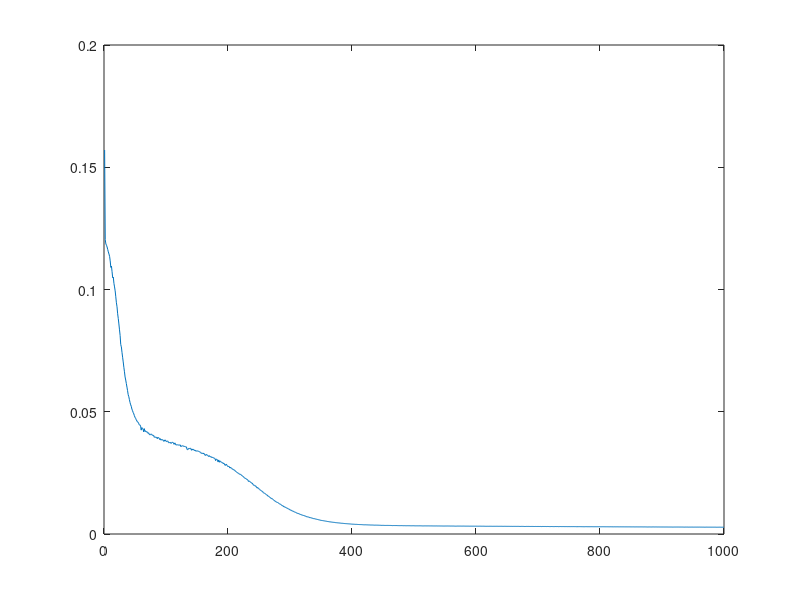
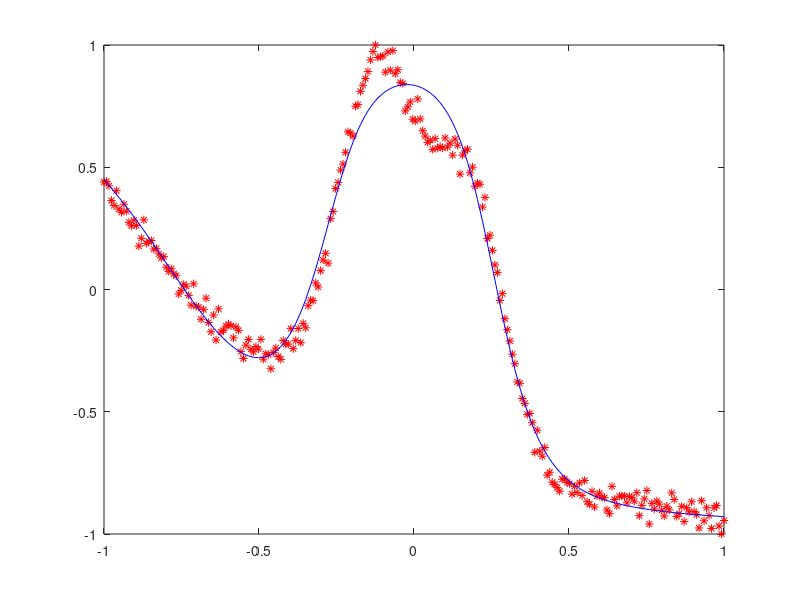

The MATLAB script that drew these images, in order:
% Implementacao da rede MLP canonica (backpropagation com gradiente descendente)
% Usando as funcoes built-in (internas) do matlab
%
% Objetivo: demonstrar a problematica do OVERFITTING a dados ruidosos
%
% Nota: o mapeamento a ser aprendido eh estatico e unidimensional, logo
%       a rede neural terá uma entrada e uma saida apenas. O unico parametro
%       variavel eh o numero de neuronios ocultos.
%
% Exemplo para disciplina de ICA
% Autor: Guilherme de A. Barreto
% Date: 13/09/2010
%
%
% X = Vetor de entrada
% d = saida desejada (escalar)
% W = Matriz de pesos Entrada -> Camada Oculta
% M = Matriz de Pesos Camada Oculta -> Camada saida
% eta = taxa de aprendizagem
% alfa = fator de momento

clear; clc; close all;

% Carrega DADOS
%=================
load data.dat;
%load noisy1d.dat; 
%aerogerador=noisy1d;

x=data(:,2); % entrada
d=data(:,1); % saida desejada

%%% Normalizacao dos dados de entrada e saida
x=(x - min(x))/(max(x)-min(x));  % normaliza entradas entre 0 e 1
d=(d - min(d))/(max(d)-min(d));  % normaliza saidas entre 0 e 1

x=2*x-1;  % Normaliza entradas entre -1 e +1
d=2*d-1;  % Normaliza saidas entre -1 e +1

%x=(x-mean(x))/std(x);   % Normalizacao Z-score da entrada
%d=(d-mean(d))/std(d);   % Normalizacao Z-score da saida

[LinD ColD]=size(data);

% DEFINE ARQUITETURA DA REDE
%===========================
Ne = 1000; % No. de epocas de treinamento
Ni = 1;   % No. de unidades de entrada
Nh = 20;   % No. de neuronios na camada oculta
No = 1;   % No. de neuronios na camada de saida

eta=0.01;   % Passo de aprendizagem

% Inicia matrizes de pesos
WW=rand(Nh,Ni+1);   % Pesos entrada -> camada oculta
WW=2*WW-1;

MM=rand(No,Nh+1);   % Pesos camada oculta -> camada de saida
MM=2*MM-1;

tic
%%% ETAPA DE TREINAMENTO
for t=1:Ne,
    
    Epoca=t;

    % Embaralha vetores de treinamento e saidas desejadas
    I=randperm(LinD); 
    x=x(I); d=d(I);   
    
    EQ=0;
    for tt=1:LinD,   % Inicia LOOP de epocas de treinamento
        % CAMADA OCULTA
        X  = [-1; x(tt)];     % Constroi vetor de entrada com adicao da entrada x0=-1
        Ui = WW * X;          % Ativacao (net) dos neuronios da camada oculta
        Yi = 1./(1+exp(-Ui)); % Saida entre [0,1] (funcao logistica)
        Yi = 2*Yi-1;          % Saida entre [-1,1] (funcao tanh)
        
        % CAMADA DE SAIDA 
        Y=[-1; Yi];           % Constroi vetor de entrada DESTA CAMADA com adicao da entrada y0=-1
        Uk = MM * Y;          % Ativacao (net) dos neuronios da camada de saida
        Ok = 1/(1+exp(-Uk));  % Saida entre [0,1] (funcao logistica)
        Ok = 2*Ok -1;         % Saida entre [-1,1] (funcao tanh)
        
        % CALCULO DO ERRO 
        Ek = d(tt) - Ok;           % erro entre a saida desejada e a saida da rede
        EQ = EQ + 0.5*sum(Ek.^2);  % soma do erro quadratico de todos os neuronios p/ VETOR DE ENTRADA

        
        %%% CALCULO DOS GRADIENTES LOCAIS
        %Dk = Ok*(1 - Ok);  % derivada da sigmoide logistica (camada de saida)
        Dk  = 1 - Ok.^2;     % derivada da tangente hiperbolica (camada de saida)        
        DDk = Ek*Dk;        % gradientes locais (camada de saida)
        
        %Di = Yi.*(1 - Yi); % derivada da sigmoide logistica (camada oculta)
        Di  = 1-Yi.^2; % derivada da tangente hiperbolica (camada oculta)
        DDi = Di.*(MM(:,2:end)'*DDk);    % gradientes locais (camada oculta)

        % AJUSTE DOS PESOS - CAMADA DE SAIDA
        MM = MM + eta*DDk*Y';
        
        % AJUSTE DOS PESOS - CAMADA OCULTA
        WW = WW + eta*DDi*X';

    end   % Fim de uma epoca de treinamento
    
    EQM(t)=EQ/LinD; % MEDIA DO ERRO QUADRATICO P/ EPOCA

end   % Fim do loop de treinamento


%% ETAPA DE GENERALIZACAO  %%%
xn=sort(x,'ascend');
LinD=length(xn);
EQ=0;
HID=[];
for tt=1:LinD,   % Inicia LOOP de epocas de treinamento
        % CAMADA OCULTA
        X=[-1; xn(tt)];       % Constroi vetor de entrada com adicao da entrada x0=-1
        Ui = WW * X;          % Ativacao (net) dos neuronios da camada oculta
        Yi = 1./(1+exp(-Ui)); % Saida entre [0,1] (funcao logistica)
        Yi=2*Yi-1;              % Saida entre [-1,1] (funcao tanh)
        HID=[HID Yi];
        
        % CAMADA DE SAIDA 
        Y=[-1; Yi];              % Constroi vetor de entrada DESTA CAMADA com adicao da entrada y0=-1
        Uk = MM * Y;             % Ativacao (net) dos neuronios da camada de saida
        Ok(tt) = 1/(1+exp(-Uk)); % Saida entre [0,1] (funcao logistica)
        Ok(tt) = 2*Ok(tt)-1;     % Saida entre [-1,1] (funcao tanh)
end
timeElapsed = toc

% Plota curva de aprendizagem
figure; plot(EQM);

% Plota dados reais versus dados preditos
figure; plot(x,d,'r*',xn,Ok,'b-');

